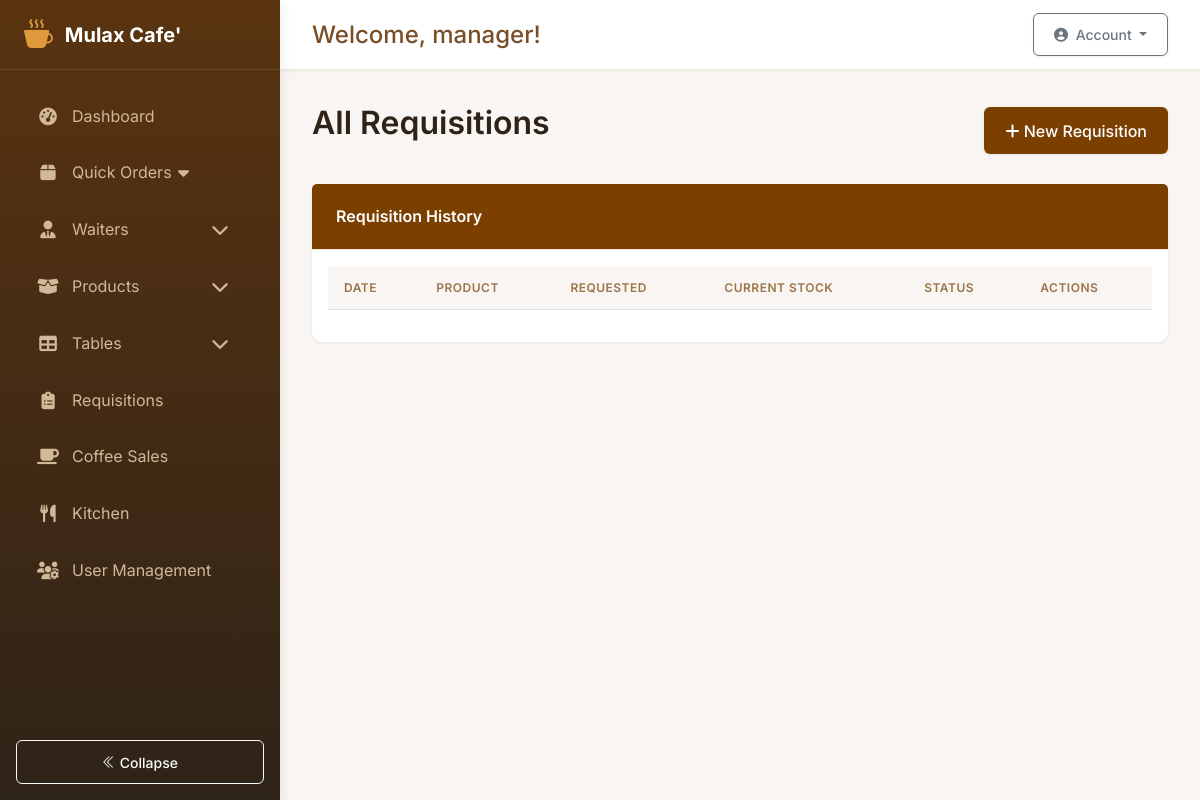
Page /requisitions/ (signed in) on the earlier database version.
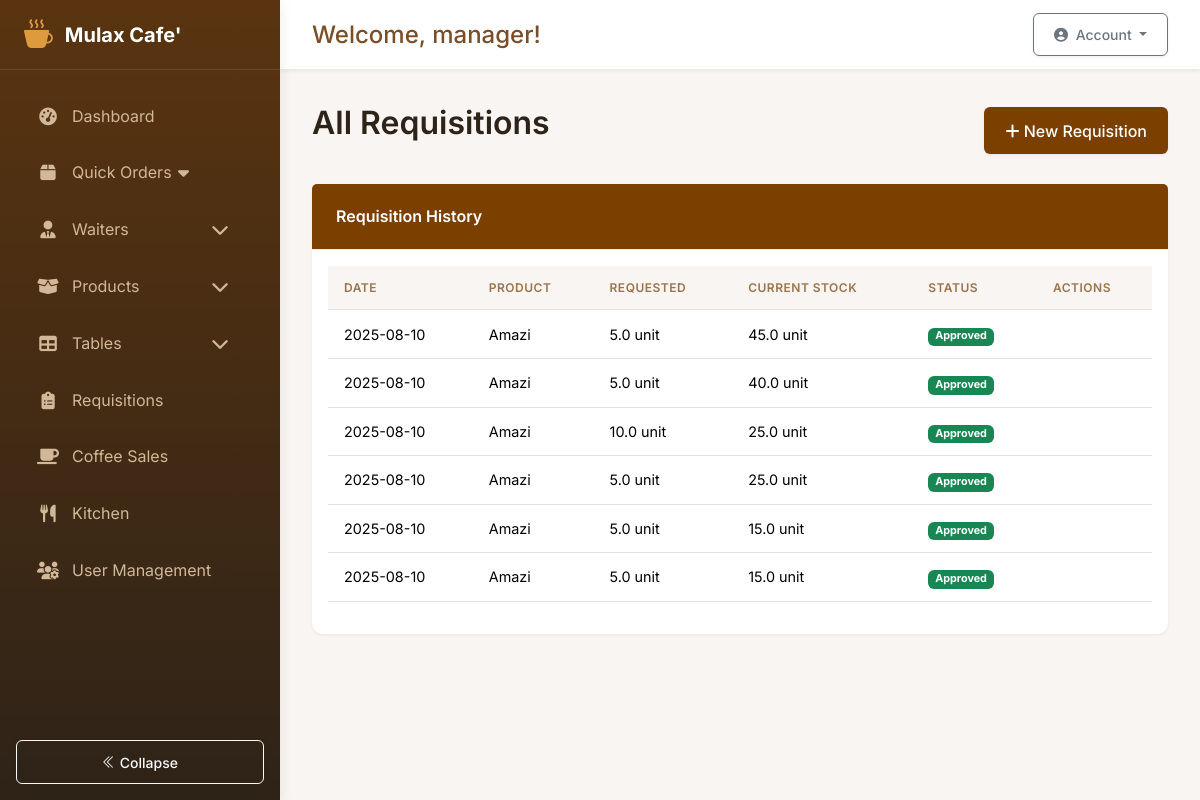
Same page on the later database version.
### app/models.py (models this page shows, shortened)
class Requisition(db.Model):
    __tablename__ = 'requisitions'
    id = db.Column(db.Integer, primary_key=True)
    date = db.Column(db.DateTime, default=datetime.utcnow)
    product_id = db.Column(db.Integer, db.ForeignKey('products.id'), nullable=False)
    user_id = db.Column(db.Integer, db.ForeignKey('users.id'), nullable=False)
    current_stock = db.Column(db.Float)
    requested_qty = db.Column(db.Float, nullable=False)
    unit = db.Column(db.String(20))
    status = db.Column(db.String(20), default='pending')
    approved_by = db.Column(db.Integer, db.ForeignKey('users.id'))
    approval_date = db.Column(db.DateTime)
    notes = db.Column(db.String(200))
    product = db.relationship('Product', back_populates='requisitions')
    requester = db.relationship('User', back_populates='requisitions', foreign_keys=[user_id])
    approver = db.relationship('User', back_populates='approved_requisitions', foreign_keys=[approved_by])

class Product(db.Model):
    __tablename__ = 'products'
    id = db.Column(db.Integer, primary_key=True)
    sku = db.Column(db.String(20), unique=True, nullable=False)
    name = db.Column(db.String(100), nullable=False)
    brand = db.Column(db.String(100))
    description = db.Column(db.Text)
    category = db.Column(db.String(50), nullable=False)
    unit = db.Column(db.String(20), nullable=False)
    current_stock = db.Column(db.Float, default=0)
    unit_price = db.Column(db.Float, default=0)
    cost_price = db.Column(db.Float)
    supplier = db.Column(db.String(100))
    remarks = db.Column(db.String(200))
    tax_rate = db.Column(db.Float, nullable=True)
    reorder_qty = db.Column(db.Float, default=0)
    last_updated = db.Column(db.DateTime, default=datetime.utcnow, onupdate=datetime.utcnow)
    min_stock = db.Column(db.Float, default=5.0)
    stock_movements = db.relationship(
        'StockMovement',
        back_populates='product',
        cascade='all, delete-orphan'
    )
    requisitions = db.relationship('Requisition', back_populates='product')
    coffee_sales = db.relationship('CoffeeSale', back_populates='product')
    order_items = db.relationship('OrderItem', back_populates='product')

### app/routes/requisitions.py (the view)
@bp.route('/')
@login_required
def list_requisitions():
    if current_user.role in ['admin', 'manager']:
        requisitions = Requisition.query.order_by(Requisition.date.desc()).all()
    else:
        requisitions = Requisition.query.filter_by(user_id=current_user.id).order_by(Requisition.date.desc()).all()
    return render_template('requisitions/list.html', requisitions=requisitions)

### app/models.py (called while the page is built)
    def is_system_control(self):
        return self.role == 'system_control' or self.is_admin

    def is_employee(self):
        return self.role == 'employee'

    def get_current_shift(self):
        if self.is_admin or self.is_system_control():
            return None  # Admins can see all shifts
        return self.current_shift

### app/templates/requisitions/list.html (shortened to what this page needs)
{% extends "base.html" %}
{% block content %}
<div class="d-flex justify-content-between align-items-center mb-4">
    <h2>{% if current_user.role in ['admin', 'manager'] %}All{% else %}My{% endif %} Requisitions</h2>
    <a href="{{ url_for('requisitions.new_requisition') }}" class="btn" style="background-color: #7B3F00; color: white;">
        <i class="fas fa-plus"></i> New Requisition
    </a>
</div>
<div class="card">
    <div class="card-header text-white" style="background-color: #7B3F00;">
        Requisition History
    </div>
    <div class="card-body">
        <div class="table-responsive">
            <table class="table table-hover">
                <thead>
                    <tr>
                        <th>Date</th>
                        <th>Product</th>
                        <th>Requested</th>
                        <th>Current Stock</th>
                        <th>Status</th>
                        <th>Actions</th>
                    </tr>
                </thead>
                <tbody>
                    {% for req in requisitions %}
                    <tr>
                        <td>{{ req.date.strftime('%Y-%m-%d') }}</td>
                        <td>{{ req.product.name }}</td>
                        <td>{{ req.requested_qty }} {{ req.unit }}</td>
                        <td>{{ req.current_stock }} {{ req.unit }}</td>
                        <td>
                            <span class="badge
                                {% if req.status == 'approved' %}bg-success
                                {% elif req.status == 'rejected' %}bg-danger
                                {% else %}bg-warning{% endif %}">
                                {{ req.status|title }}
                            </span>
                        </td>
                        <td>
                        </td>
                    </tr>
                    {% endfor %}
                </tbody>
            </table>
        </div>
    </div>
</div>
{% endblock %}

Differences in the rows shown:
added Requisition: date "2025-08-10", product.name "Amazi", requested_qty "5.0", unit "unit", current_stock "45.0", status "Approved"
added Requisition: date "2025-08-10", product.name "Amazi", requested_qty "5.0", unit "unit", current_stock "40.0", status "Approved"
added Requisition: date "2025-08-10", product.name "Amazi", requested_qty "10.0", unit "unit", current_stock "25.0", status "Approved"
added Requisition: date "2025-08-10", product.name "Amazi", requested_qty "5.0", unit "unit", current_stock "25.0", status "Approved"
added Requisition: date "2025-08-10", product.name "Amazi", requested_qty "5.0", unit "unit", current_stock "15.0", status "Approved"
added Requisition: date "2025-08-10", product.name "Amazi", requested_qty "5.0", unit "unit", current_stock "15.0", status "Approved"
